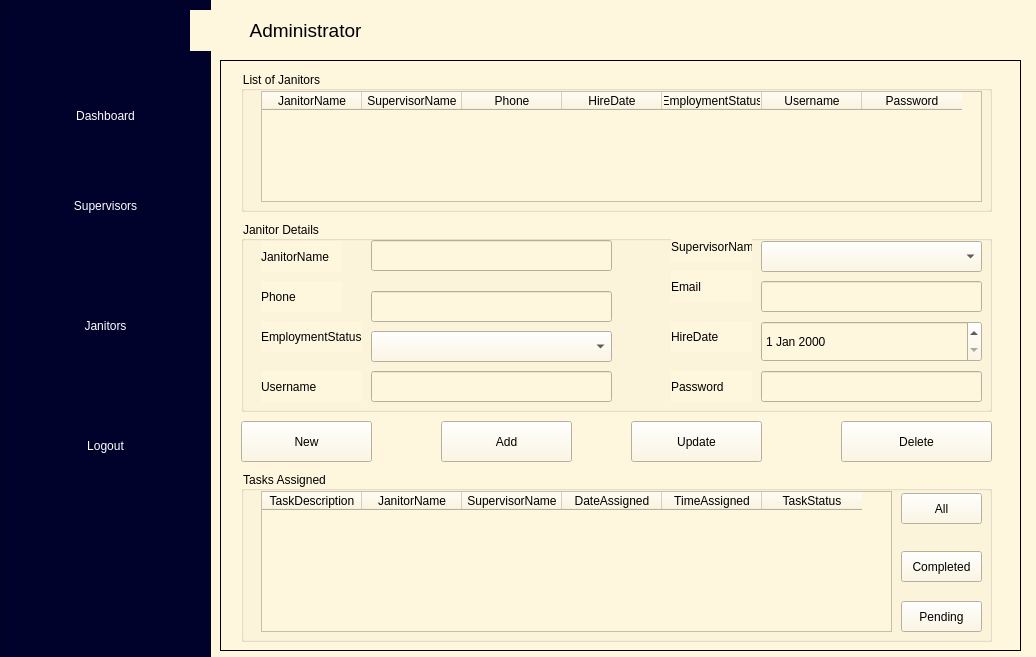
<?xml version="1.0" encoding="UTF-8"?>
<ui version="4.0">
 <class>Dialog</class>
 <widget class="QDialog" name="Dialog">
  <property name="geometry">
   <rect>
    <x>0</x>
    <y>0</y>
    <width>1036</width>
    <height>657</height>
   </rect>
  </property>
  <property name="acceptDrops">
   <bool>false</bool>
  </property>
  <property name="windowTitle">
   <string>Dialog</string>
  </property>
  <property name="styleSheet">
   <string notr="true">background-color:rgb(254, 246, 221)</string>
  </property>
  <widget class="QFrame" name="controlFrame">
   <property name="geometry">
    <rect>
     <x>0</x>
     <y>0</y>
     <width>211</width>
     <height>691</height>
    </rect>
   </property>
   <property name="styleSheet">
    <string notr="true">background-color:rgb(1,2,44)</string>
   </property>
   <property name="frameShape">
    <enum>QFrame::StyledPanel</enum>
   </property>
   <property name="frameShadow">
    <enum>QFrame::Raised</enum>
   </property>
   <widget class="QPushButton" name="btnDashboard">
    <property name="geometry">
     <rect>
      <x>0</x>
      <y>80</y>
      <width>211</width>
      <height>71</height>
     </rect>
    </property>
    <property name="styleSheet">
     <string notr="true">/*background:rgb(1, 2, 44);*/
#btnDashboard{
font: 75 26pt &quot;MS Shell Dlg 2&quot;;
color:#ffffff;
}
#btnDashboard:hover{
background:#fff;
border:0px;
color:rgb(1,2,44);
}</string>
    </property>
    <property name="text">
     <string>Dashboard</string>
    </property>
    <property name="flat">
     <bool>true</bool>
    </property>
   </widget>
   <widget class="QPushButton" name="btnSupervisors">
    <property name="geometry">
     <rect>
      <x>0</x>
      <y>170</y>
      <width>211</width>
      <height>71</height>
     </rect>
    </property>
    <property name="styleSheet">
     <string notr="true">/*background:rgb(1, 2, 44);*/
#btnSupervisors{
font: 75 26pt &quot;MS Shell Dlg 2&quot;;
color:#ffffff;
}
#btnSupervisors:hover{
background:#fff;
border:0px;
color:rgb(1,2,44);
}</string>
    </property>
    <property name="text">
     <string>Supervisors</string>
    </property>
    <property name="flat">
     <bool>true</bool>
    </property>
   </widget>
   <widget class="QPushButton" name="btnJanitors">
    <property name="geometry">
     <rect>
      <x>0</x>
      <y>290</y>
      <width>211</width>
      <height>71</height>
     </rect>
    </property>
    <property name="styleSheet">
     <string notr="true">/*background:rgb(1, 2, 44);*/
#btnJanitors{
font: 75 26pt &quot;MS Shell Dlg 2&quot;;
color:#ffffff;
}
#btnJanitors:hover{
background:#fff;
border:0px;
color:rgb(1,2,44);
}</string>
    </property>
    <property name="text">
     <string>Janitors</string>
    </property>
    <property name="flat">
     <bool>true</bool>
    </property>
   </widget>
   <widget class="QLabel" name="label_2">
    <property name="geometry">
     <rect>
      <x>70</x>
      <y>20</y>
      <width>51</width>
      <height>51</height>
     </rect>
    </property>
    <property name="font">
     <font>
      <pointsize>12</pointsize>
     </font>
    </property>
    <property name="styleSheet">
     <string notr="true">color:white;</string>
    </property>
    <property name="text">
     <string/>
    </property>
    <property name="pixmap">
     <pixmap>../../Downloads/manager.png</pixmap>
    </property>
    <property name="scaledContents">
     <bool>true</bool>
    </property>
    <property name="wordWrap">
     <bool>false</bool>
    </property>
   </widget>
   <widget class="QPushButton" name="btnLogout">
    <property name="geometry">
     <rect>
      <x>0</x>
      <y>410</y>
      <width>211</width>
      <height>71</height>
     </rect>
    </property>
    <property name="styleSheet">
     <string notr="true">/*background:rgb(1, 2, 44);*/
#btnLogout{
font: 75 26pt &quot;MS Shell Dlg 2&quot;;
color:#ffffff;
}
#btnLogout:hover{
background:#fff;
border:0px;
color:rgb(1,2,44);
}</string>
    </property>
    <property name="text">
     <string>Logout</string>
    </property>
    <property name="flat">
     <bool>true</bool>
    </property>
   </widget>
  </widget>
  <widget class="QStackedWidget" name="adminPages">
   <property name="geometry">
    <rect>
     <x>220</x>
     <y>60</y>
     <width>801</width>
     <height>591</height>
    </rect>
   </property>
   <property name="acceptDrops">
    <bool>false</bool>
   </property>
   <property name="frameShape">
    <enum>QFrame::Box</enum>
   </property>
   <property name="currentIndex">
    <number>2</number>
   </property>
   <widget class="QWidget" name="pageDashboard">
    <widget class="QLabel" name="label_4">
     <property name="geometry">
      <rect>
       <x>290</x>
       <y>80</y>
       <width>161</width>
       <height>111</height>
      </rect>
     </property>
     <property name="styleSheet">
      <string notr="true">border-radius:30px;
border:2px solid blue;</string>
     </property>
     <property name="text">
      <string/>
     </property>
     <property name="pixmap">
      <pixmap>../../Downloads/sweeper.png</pixmap>
     </property>
     <property name="scaledContents">
      <bool>true</bool>
     </property>
    </widget>
    <widget class="QLabel" name="supervisorsCount">
     <property name="geometry">
      <rect>
       <x>30</x>
       <y>200</y>
       <width>161</width>
       <height>71</height>
      </rect>
     </property>
     <property name="font">
      <font>
       <pointsize>48</pointsize>
      </font>
     </property>
     <property name="text">
      <string>50</string>
     </property>
     <property name="alignment">
      <set>Qt::AlignCenter</set>
     </property>
    </widget>
    <widget class="QLabel" name="janitorsCount">
     <property name="geometry">
      <rect>
       <x>270</x>
       <y>200</y>
       <width>161</width>
       <height>71</height>
      </rect>
     </property>
     <property name="font">
      <font>
       <pointsize>48</pointsize>
      </font>
     </property>
     <property name="text">
      <string>50</string>
     </property>
     <property name="alignment">
      <set>Qt::AlignCenter</set>
     </property>
    </widget>
    <widget class="QLabel" name="label_8">
     <property name="geometry">
      <rect>
       <x>80</x>
       <y>30</y>
       <width>121</width>
       <height>31</height>
      </rect>
     </property>
     <property name="text">
      <string>SUPERVISORS</string>
     </property>
    </widget>
    <widget class="QLabel" name="label_9">
     <property name="geometry">
      <rect>
       <x>340</x>
       <y>30</y>
       <width>121</width>
       <height>31</height>
      </rect>
     </property>
     <property name="text">
      <string>JANITORS</string>
     </property>
    </widget>
    <widget class="QLabel" name="label_6">
     <property name="geometry">
      <rect>
       <x>40</x>
       <y>80</y>
       <width>161</width>
       <height>111</height>
      </rect>
     </property>
     <property name="styleSheet">
      <string notr="true">border-radius:30px;
border:2px solid blue;</string>
     </property>
     <property name="text">
      <string/>
     </property>
     <property name="pixmap">
      <pixmap>../../Downloads/supervisor.png</pixmap>
     </property>
     <property name="scaledContents">
      <bool>true</bool>
     </property>
    </widget>
    <widget class="QLabel" name="label_5">
     <property name="geometry">
      <rect>
       <x>570</x>
       <y>80</y>
       <width>161</width>
       <height>111</height>
      </rect>
     </property>
     <property name="styleSheet">
      <string notr="true">border-radius:30px;
border:2px solid blue;</string>
     </property>
     <property name="text">
      <string/>
     </property>
     <property name="pixmap">
      <pixmap>../../Downloads/list.png</pixmap>
     </property>
     <property name="scaledContents">
      <bool>true</bool>
     </property>
    </widget>
    <widget class="QLabel" name="tasksCount">
     <property name="geometry">
      <rect>
       <x>530</x>
       <y>200</y>
       <width>161</width>
       <height>71</height>
      </rect>
     </property>
     <property name="font">
      <font>
       <pointsize>48</pointsize>
      </font>
     </property>
     <property name="text">
      <string>50</string>
     </property>
     <property name="alignment">
      <set>Qt::AlignCenter</set>
     </property>
    </widget>
    <widget class="QLabel" name="label_12">
     <property name="geometry">
      <rect>
       <x>610</x>
       <y>20</y>
       <width>121</width>
       <height>31</height>
      </rect>
     </property>
     <property name="text">
      <string>TASKS</string>
     </property>
    </widget>
    <widget class="QTableWidget" name="tasksTable">
     <property name="geometry">
      <rect>
       <x>10</x>
       <y>310</y>
       <width>781</width>
       <height>271</height>
      </rect>
     </property>
     <column>
      <property name="text">
       <string>TaskDescription</string>
      </property>
     </column>
     <column>
      <property name="text">
       <string>Janitor</string>
      </property>
     </column>
     <column>
      <property name="text">
       <string>Supervisor</string>
      </property>
     </column>
     <column>
      <property name="text">
       <string>TaskStatus</string>
      </property>
     </column>
     <column>
      <property name="text">
       <string>DateAssigned</string>
      </property>
     </column>
     <column>
      <property name="text">
       <string>TimeAssigned</string>
      </property>
     </column>
    </widget>
   </widget>
   <widget class="QWidget" name="pageSupervisor">
    <widget class="QGroupBox" name="groupBox">
     <property name="geometry">
      <rect>
       <x>10</x>
       <y>30</y>
       <width>761</width>
       <height>241</height>
      </rect>
     </property>
     <property name="title">
      <string>List of Supervisors</string>
     </property>
     <widget class="QTableWidget" name="supervisorsTable">
      <property name="geometry">
       <rect>
        <x>10</x>
        <y>30</y>
        <width>741</width>
        <height>191</height>
       </rect>
      </property>
      <property name="frameShadow">
       <enum>QFrame::Plain</enum>
      </property>
      <column>
       <property name="text">
        <string>Name</string>
       </property>
      </column>
      <column>
       <property name="text">
        <string>Email</string>
       </property>
      </column>
      <column>
       <property name="text">
        <string>Phone</string>
       </property>
      </column>
      <column>
       <property name="text">
        <string>HireDate</string>
       </property>
      </column>
      <column>
       <property name="text">
        <string>EmploymentStatus</string>
       </property>
      </column>
      <column>
       <property name="text">
        <string>Username</string>
       </property>
      </column>
      <column>
       <property name="text">
        <string>Password</string>
       </property>
      </column>
     </widget>
    </widget>
    <widget class="QGroupBox" name="groupBox_2">
     <property name="geometry">
      <rect>
       <x>10</x>
       <y>280</y>
       <width>761</width>
       <height>301</height>
      </rect>
     </property>
     <property name="title">
      <string>Supervisor Details</string>
     </property>
     <widget class="QLabel" name="label_3">
      <property name="geometry">
       <rect>
        <x>20</x>
        <y>30</y>
        <width>121</width>
        <height>21</height>
       </rect>
      </property>
      <property name="text">
       <string>Name</string>
      </property>
     </widget>
     <widget class="QLabel" name="label_13">
      <property name="geometry">
       <rect>
        <x>20</x>
        <y>90</y>
        <width>121</width>
        <height>21</height>
       </rect>
      </property>
      <property name="text">
       <string>phone</string>
      </property>
     </widget>
     <widget class="QLabel" name="label_14">
      <property name="geometry">
       <rect>
        <x>20</x>
        <y>150</y>
        <width>121</width>
        <height>21</height>
       </rect>
      </property>
      <property name="text">
       <string>Username</string>
      </property>
     </widget>
     <widget class="QLineEdit" name="lineEdit">
      <property name="geometry">
       <rect>
        <x>90</x>
        <y>30</y>
        <width>241</width>
        <height>31</height>
       </rect>
      </property>
     </widget>
     <widget class="QLineEdit" name="lineEdit_2">
      <property name="geometry">
       <rect>
        <x>90</x>
        <y>90</y>
        <width>241</width>
        <height>31</height>
       </rect>
      </property>
     </widget>
     <widget class="QLineEdit" name="lineEdit_3">
      <property name="geometry">
       <rect>
        <x>90</x>
        <y>140</y>
        <width>241</width>
        <height>31</height>
       </rect>
      </property>
     </widget>
     <widget class="QLabel" name="label_15">
      <property name="geometry">
       <rect>
        <x>380</x>
        <y>20</y>
        <width>121</width>
        <height>21</height>
       </rect>
      </property>
      <property name="text">
       <string>EmploymentStatus</string>
      </property>
     </widget>
     <widget class="QLabel" name="label_17">
      <property name="geometry">
       <rect>
        <x>380</x>
        <y>80</y>
        <width>121</width>
        <height>21</height>
       </rect>
      </property>
      <property name="text">
       <string>HireDate</string>
      </property>
     </widget>
     <widget class="QDateEdit" name="dateEdit">
      <property name="geometry">
       <rect>
        <x>500</x>
        <y>81</y>
        <width>241</width>
        <height>31</height>
       </rect>
      </property>
      <property name="dateTime">
       <datetime>
        <hour>0</hour>
        <minute>0</minute>
        <second>0</second>
        <year>2023</year>
        <month>1</month>
        <day>1</day>
       </datetime>
      </property>
      <property name="calendarPopup">
       <bool>true</bool>
      </property>
     </widget>
     <widget class="QLabel" name="label_23">
      <property name="geometry">
       <rect>
        <x>380</x>
        <y>140</y>
        <width>121</width>
        <height>21</height>
       </rect>
      </property>
      <property name="text">
       <string>Password</string>
      </property>
     </widget>
     <widget class="QLineEdit" name="lineEdit_11">
      <property name="geometry">
       <rect>
        <x>500</x>
        <y>140</y>
        <width>241</width>
        <height>31</height>
       </rect>
      </property>
     </widget>
     <widget class="QComboBox" name="comboBox_3">
      <property name="geometry">
       <rect>
        <x>500</x>
        <y>20</y>
        <width>251</width>
        <height>31</height>
       </rect>
      </property>
     </widget>
     <widget class="QLineEdit" name="lineEdit_5">
      <property name="geometry">
       <rect>
        <x>90</x>
        <y>190</y>
        <width>241</width>
        <height>31</height>
       </rect>
      </property>
     </widget>
     <widget class="QLabel" name="label_26">
      <property name="geometry">
       <rect>
        <x>20</x>
        <y>200</y>
        <width>121</width>
        <height>21</height>
       </rect>
      </property>
      <property name="text">
       <string>Email</string>
      </property>
     </widget>
     <widget class="QPushButton" name="pushButton_6">
      <property name="geometry">
       <rect>
        <x>310</x>
        <y>250</y>
        <width>191</width>
        <height>41</height>
       </rect>
      </property>
      <property name="text">
       <string>Update</string>
      </property>
     </widget>
     <widget class="QPushButton" name="pushButton_5">
      <property name="geometry">
       <rect>
        <x>40</x>
        <y>250</y>
        <width>191</width>
        <height>41</height>
       </rect>
      </property>
      <property name="text">
       <string>Add</string>
      </property>
     </widget>
     <widget class="QPushButton" name="pushButton_7">
      <property name="geometry">
       <rect>
        <x>540</x>
        <y>250</y>
        <width>191</width>
        <height>41</height>
       </rect>
      </property>
      <property name="text">
       <string>Delete</string>
      </property>
     </widget>
     <zorder>label_26</zorder>
     <zorder>label_3</zorder>
     <zorder>label_13</zorder>
     <zorder>label_14</zorder>
     <zorder>lineEdit</zorder>
     <zorder>lineEdit_2</zorder>
     <zorder>lineEdit_3</zorder>
     <zorder>label_15</zorder>
     <zorder>label_17</zorder>
     <zorder>dateEdit</zorder>
     <zorder>label_23</zorder>
     <zorder>lineEdit_11</zorder>
     <zorder>comboBox_3</zorder>
     <zorder>lineEdit_5</zorder>
     <zorder>pushButton_6</zorder>
     <zorder>pushButton_5</zorder>
     <zorder>pushButton_7</zorder>
    </widget>
   </widget>
   <widget class="QWidget" name="pageJanitor">
    <widget class="QGroupBox" name="groupBox_3">
     <property name="geometry">
      <rect>
       <x>20</x>
       <y>10</y>
       <width>751</width>
       <height>141</height>
      </rect>
     </property>
     <property name="title">
      <string>List of Janitors</string>
     </property>
     <widget class="QTableWidget" name="janitorsTable">
      <property name="geometry">
       <rect>
        <x>20</x>
        <y>20</y>
        <width>721</width>
        <height>111</height>
       </rect>
      </property>
      <column>
       <property name="text">
        <string>JanitorName</string>
       </property>
      </column>
      <column>
       <property name="text">
        <string>SupervisorName</string>
       </property>
      </column>
      <column>
       <property name="text">
        <string>Phone</string>
       </property>
      </column>
      <column>
       <property name="text">
        <string>HireDate</string>
       </property>
      </column>
      <column>
       <property name="text">
        <string>EmploymentStatus</string>
       </property>
      </column>
      <column>
       <property name="text">
        <string>Username</string>
       </property>
      </column>
      <column>
       <property name="text">
        <string>Password</string>
       </property>
      </column>
     </widget>
    </widget>
    <widget class="QGroupBox" name="groupBox_4">
     <property name="geometry">
      <rect>
       <x>20</x>
       <y>160</y>
       <width>751</width>
       <height>191</height>
      </rect>
     </property>
     <property name="title">
      <string>Janitor Details</string>
     </property>
     <widget class="QLabel" name="label_16">
      <property name="geometry">
       <rect>
        <x>20</x>
        <y>20</y>
        <width>81</width>
        <height>31</height>
       </rect>
      </property>
      <property name="text">
       <string>JanitorName</string>
      </property>
     </widget>
     <widget class="QLabel" name="label_18">
      <property name="geometry">
       <rect>
        <x>20</x>
        <y>60</y>
        <width>81</width>
        <height>31</height>
       </rect>
      </property>
      <property name="text">
       <string>Phone</string>
      </property>
     </widget>
     <widget class="QLabel" name="label_19">
      <property name="geometry">
       <rect>
        <x>20</x>
        <y>100</y>
        <width>101</width>
        <height>31</height>
       </rect>
      </property>
      <property name="text">
       <string>EmploymentStatus</string>
      </property>
     </widget>
     <widget class="QLineEdit" name="lineEdit_4">
      <property name="geometry">
       <rect>
        <x>130</x>
        <y>19</y>
        <width>241</width>
        <height>31</height>
       </rect>
      </property>
     </widget>
     <widget class="QLineEdit" name="lineEdit_6">
      <property name="geometry">
       <rect>
        <x>130</x>
        <y>70</y>
        <width>241</width>
        <height>31</height>
       </rect>
      </property>
     </widget>
     <widget class="QLineEdit" name="lineEdit_8">
      <property name="geometry">
       <rect>
        <x>520</x>
        <y>60</y>
        <width>221</width>
        <height>31</height>
       </rect>
      </property>
     </widget>
     <widget class="QLabel" name="label_20">
      <property name="geometry">
       <rect>
        <x>430</x>
        <y>100</y>
        <width>81</width>
        <height>31</height>
       </rect>
      </property>
      <property name="text">
       <string>HireDate</string>
      </property>
     </widget>
     <widget class="QLabel" name="label_21">
      <property name="geometry">
       <rect>
        <x>430</x>
        <y>10</y>
        <width>81</width>
        <height>31</height>
       </rect>
      </property>
      <property name="text">
       <string>SupervisorName</string>
      </property>
     </widget>
     <widget class="QLabel" name="label_22">
      <property name="geometry">
       <rect>
        <x>430</x>
        <y>50</y>
        <width>81</width>
        <height>31</height>
       </rect>
      </property>
      <property name="text">
       <string>Email</string>
      </property>
     </widget>
     <widget class="QLineEdit" name="lineEdit_12">
      <property name="geometry">
       <rect>
        <x>130</x>
        <y>150</y>
        <width>241</width>
        <height>31</height>
       </rect>
      </property>
     </widget>
     <widget class="QLabel" name="label_24">
      <property name="geometry">
       <rect>
        <x>20</x>
        <y>150</y>
        <width>101</width>
        <height>31</height>
       </rect>
      </property>
      <property name="text">
       <string>Username</string>
      </property>
     </widget>
     <widget class="QLineEdit" name="lineEdit_13">
      <property name="geometry">
       <rect>
        <x>520</x>
        <y>150</y>
        <width>221</width>
        <height>31</height>
       </rect>
      </property>
     </widget>
     <widget class="QLabel" name="label_25">
      <property name="geometry">
       <rect>
        <x>430</x>
        <y>150</y>
        <width>81</width>
        <height>31</height>
       </rect>
      </property>
      <property name="text">
       <string>Password</string>
      </property>
     </widget>
     <widget class="QDateEdit" name="dateEdit_2">
      <property name="geometry">
       <rect>
        <x>520</x>
        <y>100</y>
        <width>221</width>
        <height>41</height>
       </rect>
      </property>
     </widget>
     <widget class="QComboBox" name="comboBox">
      <property name="geometry">
       <rect>
        <x>130</x>
        <y>110</y>
        <width>241</width>
        <height>31</height>
       </rect>
      </property>
     </widget>
     <widget class="QComboBox" name="comboBox_2">
      <property name="geometry">
       <rect>
        <x>520</x>
        <y>20</y>
        <width>221</width>
        <height>31</height>
       </rect>
      </property>
     </widget>
    </widget>
    <widget class="QGroupBox" name="groupBox_5">
     <property name="geometry">
      <rect>
       <x>20</x>
       <y>410</y>
       <width>751</width>
       <height>171</height>
      </rect>
     </property>
     <property name="title">
      <string>Tasks Assigned</string>
     </property>
     <widget class="QTableWidget" name="assignedTaskTable">
      <property name="geometry">
       <rect>
        <x>20</x>
        <y>20</y>
        <width>631</width>
        <height>141</height>
       </rect>
      </property>
      <column>
       <property name="text">
        <string>TaskDescription</string>
       </property>
      </column>
      <column>
       <property name="text">
        <string>JanitorName</string>
       </property>
      </column>
      <column>
       <property name="text">
        <string>SupervisorName</string>
       </property>
      </column>
      <column>
       <property name="text">
        <string>DateAssigned</string>
       </property>
      </column>
      <column>
       <property name="text">
        <string>TimeAssigned</string>
       </property>
      </column>
      <column>
       <property name="text">
        <string>TaskStatus</string>
       </property>
      </column>
     </widget>
     <widget class="QPushButton" name="pushButton">
      <property name="geometry">
       <rect>
        <x>660</x>
        <y>22</y>
        <width>81</width>
        <height>31</height>
       </rect>
      </property>
      <property name="text">
       <string>All</string>
      </property>
     </widget>
     <widget class="QPushButton" name="pushButton_2">
      <property name="geometry">
       <rect>
        <x>660</x>
        <y>80</y>
        <width>81</width>
        <height>31</height>
       </rect>
      </property>
      <property name="text">
       <string>Completed</string>
      </property>
     </widget>
     <widget class="QPushButton" name="pushButton_3">
      <property name="geometry">
       <rect>
        <x>660</x>
        <y>130</y>
        <width>81</width>
        <height>31</height>
       </rect>
      </property>
      <property name="text">
       <string>Pending</string>
      </property>
     </widget>
    </widget>
    <widget class="QPushButton" name="pushButton_8">
     <property name="geometry">
      <rect>
       <x>220</x>
       <y>360</y>
       <width>131</width>
       <height>41</height>
      </rect>
     </property>
     <property name="text">
      <string>Add</string>
     </property>
    </widget>
    <widget class="QPushButton" name="pushButton_9">
     <property name="geometry">
      <rect>
       <x>410</x>
       <y>360</y>
       <width>131</width>
       <height>41</height>
      </rect>
     </property>
     <property name="text">
      <string>Update</string>
     </property>
    </widget>
    <widget class="QPushButton" name="pushButton_10">
     <property name="geometry">
      <rect>
       <x>620</x>
       <y>360</y>
       <width>151</width>
       <height>41</height>
      </rect>
     </property>
     <property name="text">
      <string>Delete</string>
     </property>
    </widget>
    <widget class="QPushButton" name="pushButton_11">
     <property name="geometry">
      <rect>
       <x>20</x>
       <y>360</y>
       <width>131</width>
       <height>41</height>
      </rect>
     </property>
     <property name="text">
      <string>New</string>
     </property>
    </widget>
   </widget>
   <widget class="QWidget" name="pageAdmin"/>
  </widget>
  <widget class="QLabel" name="label">
   <property name="geometry">
    <rect>
     <x>190</x>
     <y>10</y>
     <width>231</width>
     <height>41</height>
    </rect>
   </property>
   <property name="font">
    <font>
     <pointsize>14</pointsize>
    </font>
   </property>
   <property name="styleSheet">
    <string notr="true">color:black;
background-color:rgb(254, 246, 221);</string>
   </property>
   <property name="text">
    <string>Administrator</string>
   </property>
   <property name="alignment">
    <set>Qt::AlignCenter</set>
   </property>
  </widget>
 </widget>
 <resources/>
 <connections/>
</ui>
